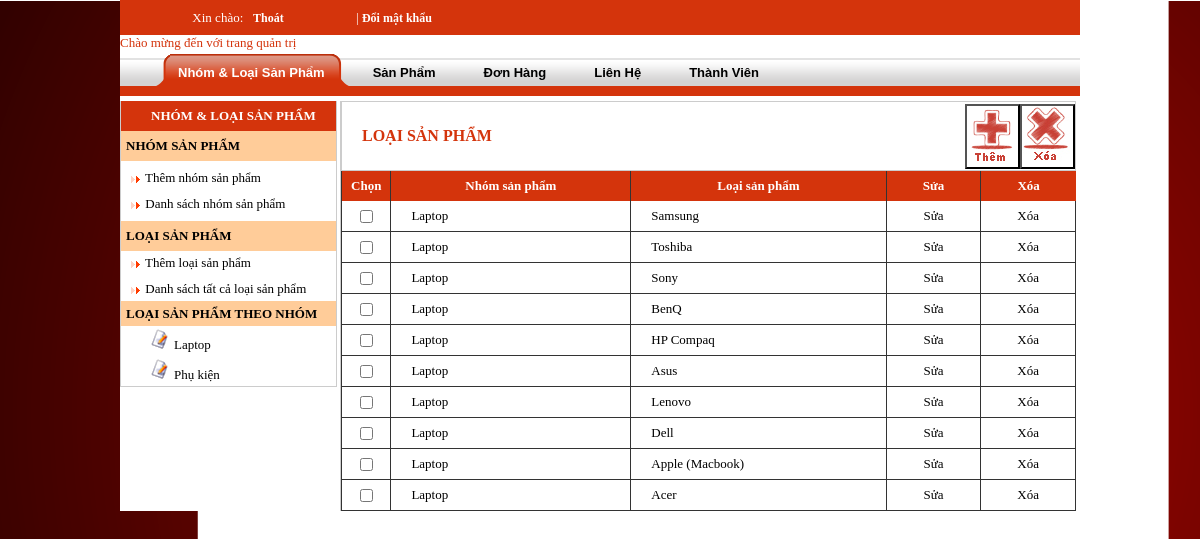
Screenshot of /shoppc/admincp/?m=mn&b=loaisp-get-list&idn=1 (signed in) with the database file from the repository.
### tables this page shows
CREATE TABLE IF NOT EXISTS `nhomsanpham` (
  `id_nhom` int(10) NOT NULL,
  `tennhom` varchar(255) NOT NULL,
  PRIMARY KEY (`id_nhom`)
);

CREATE TABLE IF NOT EXISTS `loaisanpham` (
  `id_loai` int(10) NOT NULL,
  `id_nhom` int(11) NOT NULL,
  `tenloaisp` text NOT NULL,
  `ghichu` varchar(255) NOT NULL,
  PRIMARY KEY (`id_loai`)
);

### shoppc/admincp/include/loaisp-get-list.php (the view)
<form method="post" id="frm" name="form">
<table width="735" height="70" border="0" cellspacing="0" cellpadding="0" bgcolor="#FFFFFF" bordercolordark="#FFFFFF">
	  <tr>
      	<td style="border-top:1px solid #CCCCCC; border-bottom: 1px solid #CCCCCC; border-left:1px solid #CCCCCC"><div align="left" style="color:#d4340c; font-family:Tahoma; font-size: 16px; font-weight:bold; padding-left:20px">LOẠI SẢN PHẨM</div></td>
      	<td style="border-top:1px solid #CCCCCC; border-bottom: 1px solid #CCCCCC; height:65px; width:55px">
		<input type="button" value='' onClick="document.form.action='../admincp/?m=mn&b=loaisp-insert'; document.form.submit();" style="background:url(../images/bt_them.jpg); width:55px; height:65px;">
		</td>
		<td style="border-top:1px solid #CCCCCC; border-bottom: 1px solid #CCCCCC; border-right:1px solid #CCCCCC; height:65px; width:55px">
		<input type="button" value='' onClick="document.form.action='../admincp/?m=mn&b=loaisp-xl-del';document.form.submit();" style="background:url(../images/bt_xoa.jpg); width:55px; height:65px;">
        </td>
      </tr>
    </table>
<table width="735" border="0" cellspacing="0" cellpadding="0">
  <tr height="30" bgcolor="#d4340c">
    <td align="center" width="50" style="border-left:1px solid #333;border-right:1px solid #333"><strong><font color="#FFFFFF">Chọn</font></strong></td>
    <td align="center" width="235" style="border-right:1px solid #333"><strong><font color="#FFFFFF">Nhóm sản phẩm</font></strong></td>
    <td align="center" width="250" style="border-right:1px solid #333"><strong><font color="#FFFFFF">Loại sản phẩm</font></strong></td>
    <td align="center" width="100" style="border-right:1px solid #333"><strong><font color="#FFFFFF">Sửa</font></strong></td>
    <td align="center" width="100"><strong><font color="#FFFFFF">Xóa</font></strong></td>
  </tr>
<?php
		$idn=$_GET["idn"];
		$sql3="select nhomsanpham.tennhom,loaisanpham.* from nhomsanpham,loaisanpham where nhomsanpham.id_nhom=loaisanpham.id_nhom and loaisanpham.id_nhom='$idn' order by nhomsanpham.id_nhom ASC";
		$kq3=mysql_query($sql3);
		if(!$kq3)
			echo "";
		else{
		while($r3=mysql_fetch_array($kq3))
		{
			$id_nhom=$r3["id_nhom"];$tennhom=$r3["tennhom"];
			$id_loai=$r3["id_loai"];$tenloai=$r3["tenloaisp"];
  ?>
  <tr>
  <td width="50" align="center" style="border-left:1px solid #333;border-bottom:1px solid #333; border-right:1px solid #333">
  <input type="checkbox" name="chon[]" value="<?php echo $id_loai; ?>"/></td>
    <td width="235" height="30" align="left" style="border-bottom:1px solid #333; border-right:1px solid #333; padding-left:20px"><?php echo "$tennhom"; ?></td>
    <td width="250" align="left" style="border-bottom:1px solid #333; border-right:1px solid #333; padding-left:20px"><?php echo "$tenloai"; ?></td>
    <td width="100" align="center" style="border-bottom:1px solid #333; border-right:1px solid #333"><a href="?m=mn&amp;b=loaisp-update&idl=<?php echo "$id_loai"; ?>">Sửa</a></td>
    <td width="100" align="center" style="border-bottom:1px solid #333; border-right:1px solid #333"><a href="?m=mn&b=loaisp-del&idl=<?php echo "$id_loai"; ?>" onclick="return check()">Xóa</a>
    </td>
  </tr>
 <?php
		}
		}
 ?>
</table>
</form>

### shoppc/admincp/include/menu-mn.php
<table width="215" border="0" cellspacing="0" cellpadding="0">
  <tr>
   <td class="menu" height="30"><div align="left" style="color:#FFF; font-family:Tahoma; font-size: 13px; font-weight:bold">NHÓM &amp; LOẠI SẢN PHẨM</div></td>
  </tr>
  <tr>
  	<td background="img/bg_menu42.png" height="30" style="padding-left:5px">
      <strong> NHÓM SẢN PHẨM</strong></td>
  </tr>
  <tr>
   <td height="60" style="padding-left:5px">
  <div align="left">
   <img align="absmiddle" src="../images/towred1-r.gif"><a href="../admincp/?m=mn&b=nhomsp-insert" class="admin-menu-left"> Thêm nhóm sản phẩm</a>
   	<div style="height:10px"></div>
	<img align="absmiddle" src="../images/towred1-r.gif"><a href="../admincp/?m=mn&b=nhomsp-list" class="admin-menu-left"> Danh sách nhóm sản phẩm</a>
	</div>
    </td>
  </tr>
    <tr>
  	<td background="img/bg_menu42.png" height="30" style="padding-left:5px">
      <strong> LOẠI SẢN PHẨM</strong></td>
  </tr>
  <tr>
   <td height="50" style="padding-left:5px">
  <div align="left">
   <img align="absmiddle" src="../images/towred1-r.gif"><a href="../admincp/?m=mn&b=loaisp-insert" class="admin-menu-left"> Thêm loại sản phẩm</a>
   	<div style="height:10px"></div>
	<img align="absmiddle" src="../images/towred1-r.gif"><a href="../admincp/?m=mn&b=loaisp-list" class="admin-menu-left"> Danh sách tất cả loại sản phẩm</a>
	</div>
    </td>
  </tr>
   <tr bgcolor="#ffcc99">
   <td style="padding-left:5px;" height="25"><strong>LOẠI SẢN PHẨM THEO NHÓM</strong></td>
   </tr>
  <tr>
	<td>
    <?php
    $sql3=mysql_query("select * from nhomsanpham");
	while($r3=mysql_fetch_array($sql3))
	{
		$tennhom=$r3["tennhom"];$id_nhom=$r3["id_nhom"];
		echo "<tr><td>
		<div style=\"padding-left:20px;\">
		<table border=0 cellspacing=0 cellpadding=0 >
		<tr><td height=30px width=100%>
		&nbsp;&nbsp;&nbsp;<img src=\"../admincp/img/file_uf.gif\" width=20 height=20 />
		<a style=\"color:#000000\" onMouseOver=\"style.color='#0099CC'\" onMouseOut=\"style.color='#000000'\" href='../admincp/?m=mn&b=loaisp-get-list&idn=$id_nhom'>$tennhom</a>
		</td></tr>
		</table>
		</div></td></tr>";
	}
	?>
    </td>
  </tr>
</table>

### shoppc/admincp/css/main.css (style rules this page uses)
body { background-repeat: repeat-y; margin-left: 0px; margin-top: 0px; margin-right: 0px; margin-bottom: 0px; text-align: center; font-family:Tahoma; font-size:13px; background-image:url(../../images/bg2.png); background-color:#FFFFFF; background-attachment: fixed; }
a:link { text-decoration: none; color:#000000; }
.menu { padding-left:30px; border:0px solid #d4340c; background-image:url(../../images/bg_tieude3.jpg); }

### rows the page displays
nhomsanpham: tennhom "Laptop"
nhomsanpham: tennhom "Phụ kiện"
loaisanpham: id_nhom.tennhom "Laptop", tenloaisp "Samsung"
loaisanpham: id_nhom.tennhom "Laptop", tenloaisp "Toshiba"
loaisanpham: id_nhom.tennhom "Laptop", tenloaisp "Sony"
loaisanpham: id_nhom.tennhom "Laptop", tenloaisp "BenQ"
loaisanpham: id_nhom.tennhom "Laptop", tenloaisp "HP Compaq"
loaisanpham: id_nhom.tennhom "Laptop", tenloaisp "Asus"
loaisanpham: id_nhom.tennhom "Laptop", tenloaisp "Lenovo"
loaisanpham: id_nhom.tennhom "Laptop", tenloaisp "Dell"
loaisanpham: id_nhom.tennhom "Laptop", tenloaisp "Apple (Macbook)"
loaisanpham: id_nhom.tennhom "Laptop", tenloaisp "Acer"
